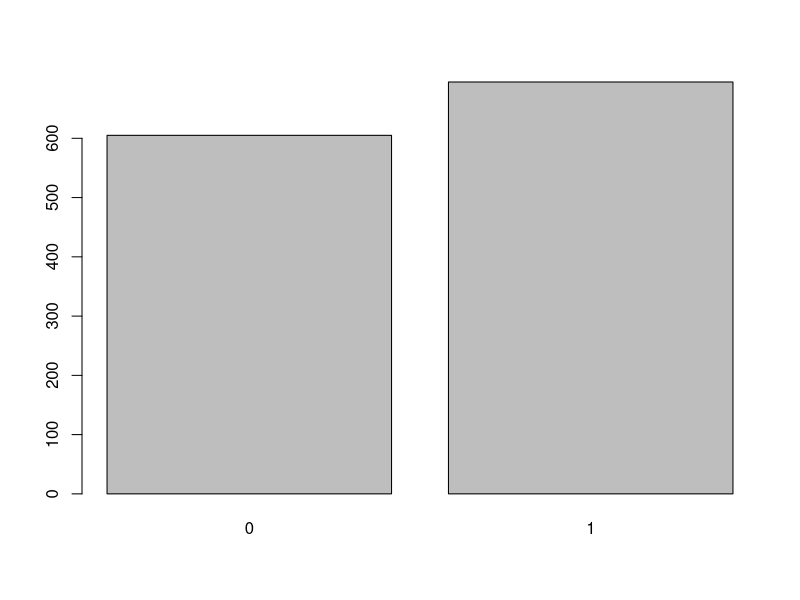

Write the R code that produced this figure. (Note: this script raises an error after producing the figure.)
## Nibu Jacob, MS in Data Science, Indiana University Bloomington
## Date: Nov 2016
## To prepare European Social Survey data for ML algorithms
## To run multiple algorithms on the data and make evaluations

# setwd('C:/Users/nibu/Google Drive/data science/Sriram/project/ESS_income_prediction')


# load SPSS format data file downloaded from ESS website
# --------------------------------------------------------
require(haven)
data_raw <- read_spss("ESS6MDWe02.2_F1.sav")  # original raw data


# take a working copy of the data and check the size
# --------------------------------------------------------
data <- data_raw         # working copy of the data
dim(data)                # 1847 obs. of 32 variables


# remove irrelevant variables
# --------------------------------------------------------
data$ESS6_id  <- NULL
data$cntry    <- NULL
data$ESS6_reg <- NULL
data$NUTS1    <- NULL
data$NUTS2    <- NULL
data$NUTS3    <- NULL
data$dweight  <- NULL
data$pspwght  <- NULL
data$pweight  <- NULL

dim(data)                # 1847 obs. of 23 variables


# rename the variables for clarity
# --------------------------------------------------------
names(data)
names(data)[names(data) == 'agea'] <- 'age'
names(data)[names(data) == 'hinctnta'] <- 'income'


# examine the variables for missing values and normalization
# --------------------------------------------------------
summary(data)            # all columns have NA values; age needs normalization
data_withNA <- data
data <- data[complete.cases(data),]  # 1613 obs.


# include only people of age 30 years or more
# --------------------------------------------------------
data <- data[(data$age >= 30),]
nrow(data)               # 1300 obs.


# normalize the age variable; 6 levels for most other variables
# --------------------------------------------------------
table(data$age)          # only few people above 90; therefore can cluster 80s and 90s into one
data$age <- replace(data$age, data$age < 40, 1) 
data$age <- replace(data$age, data$age >= 40 & data$age < 50, 2) 
data$age <- replace(data$age, data$age >= 50 & data$age < 60, 3) 
data$age <- replace(data$age, data$age >= 60 & data$age < 70, 4) 
data$age <- replace(data$age, data$age >= 70 & data$age < 80, 5) 
data$age <- replace(data$age, data$age >= 80, 6) 


# create a new binomial variable to represent income, based on median income level of 7
# --------------------------------------------------------
summary(data$income)
table(data$income)
data$income_bi[data$income < 7] <- 0
data$income_bi[data$income >= 7] <- 1
data$income <- NULL   # removing the multilevel factor income variable
names(data)[names(data) == 'income_bi'] <- 'income'
table(data$income)    # 605 obs. with 0, 695 obs. with 1; balanced representation of levels


# check the datatype of variables
# --------------------------------------------------------
sapply(data, class)
data[] <- lapply(data, factor)  # make all variables as factors


# check the class distribution
# --------------------------------------------------------
# split data inputs attributes as x and the output attribute (or class) as y
x <- data[,1:22]
y <- data[,23]

# check the class distribution
plot(y)  # the two levels are evenly distributed

# check interaction between attributes using a scatterplot matrix
# --------------------------------------------------------
# featurePlot(x=x, y=y, plot="ellipse")

# check and remove highly correlated features
# --------------------------------------------------------
findCorrelation(data, cutoff = 0.9, verbose = FALSE, names = FALSE)


# split the dataset into training and test sets
# --------------------------------------------------------
require(caTools)
set.seed(371)
split <- sample.split(data$income, SplitRatio = 0.75)
train <- subset(data, split == TRUE)
test <- subset(data, split == FALSE)


# ========================================================
# Logistic Regression
# ========================================================
require(ROCR)
glm_model <- glm(income_bi ~ ., data=train_bi, family=binomial)
table(train_bi$income_bi, glm_model$fitted.values>0.5)
prediction <- predict(glm_model, newdata=test_bi, type="response")
ROCRpred <- prediction(prediction, test_bi$income_bi)
as.numeric(performance(ROCRpred, "auc")@y.values)  # 0.7015


# using cross-validation
install.packages("caret", dependencies = c("Depends", "Suggests"))
# require(caret)
# set.seed(371)
# ctrl <- trainControl(method = "repeatedcv",
#                        +                      repeats = 3,
#                        +                      classProbs = TRUE,
#                        +                      summaryFunction = twoClassSummary)
# plsFit <- train(Class ~ .,
#                   +                 data = training,
#                   +                 method = "pls",
#                   +                 tuneLength = 15,
#                   +                 trControl = ctrl,
#                   +                 metric = "ROC",
#                   +                 preProc = c("center", "scale"))


# ========================================================
# Decision Tree
# ========================================================



# ========================================================
# Random Forest
# ========================================================
require(randomForest)
forest <- randomForest(income ~ ., data = train_fac, nodesize=25, ntree=200)
prediction <- predict(forest, newdata = test_fac)
table(test_fac$income, prediction) 


# ========================================================
# multiple ML algorithms using caret package
# ========================================================

install.packages("caret", dependencies = c("Depends", "Suggests"))
require(caret)

# Run algorithms using 10-fold cross validation
control <- trainControl(method="cv", number=10)
metric <- "Accuracy"

# linear discriminant analysis
set.seed(371)
fit.lda <- train(income~., data=train, method="lda", metric=metric, trControl=control)

# CART
set.seed(371)
fit.cart <- train(income~., data=train, method="rpart", metric=metric, trControl=control)

# kNN
set.seed(371)
fit.knn <- train(income~., data=train, method="knn", metric=metric, trControl=control)

# SVM
set.seed(371)
fit.svm <- train(income~., data=train, method="svmRadial", metric=metric, trControl=control)

# Random Forest
set.seed(371)
fit.rf <- train(income~., data=train, method="rf", metric=metric, trControl=control)

# summarize accuracy of models
results <- resamples(list(lda=fit.lda, cart=fit.cart, knn=fit.knn, svm=fit.svm, rf=fit.rf))
summary(results)
dotplot(results)


# estimate performance of each model on the validation dataset
predictions <- predict(fit.lda, test)
confusionMatrix(predictions, test$income)

predictions <- predict(fit.cart, test)
confusionMatrix(predictions, test$income)

predictions <- predict(fit.rf, test)
confusionMatrix(predictions, test$income)

predictions <- predict(fit.knn, test)
confusionMatrix(predictions, test$income)

predictions <- predict(fit.svm, test)
confusionMatrix(predictions, test$income)
